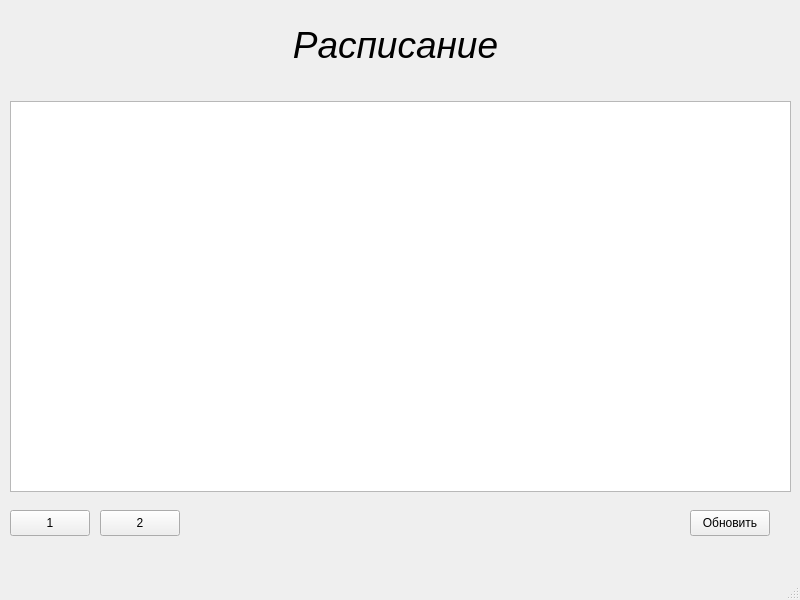
<?xml version="1.0" encoding="UTF-8"?>
<ui version="4.0">
 <class>MainWindow</class>
 <widget class="QMainWindow" name="MainWindow">
  <property name="geometry">
   <rect>
    <x>0</x>
    <y>0</y>
    <width>800</width>
    <height>600</height>
   </rect>
  </property>
  <property name="windowTitle">
   <string>MainWindow</string>
  </property>
  <widget class="QWidget" name="centralwidget">
   <widget class="QTableView" name="tableView">
    <property name="geometry">
     <rect>
      <x>10</x>
      <y>101</y>
      <width>781</width>
      <height>391</height>
     </rect>
    </property>
   </widget>
   <widget class="QLabel" name="label">
    <property name="geometry">
     <rect>
      <x>250</x>
      <y>20</y>
      <width>291</width>
      <height>51</height>
     </rect>
    </property>
    <property name="text">
     <string>&lt;html&gt;&lt;head/&gt;&lt;body&gt;&lt;p align=&quot;center&quot;&gt;&lt;span style=&quot; font-size:28pt; font-style:italic;&quot;&gt;Расписание&lt;/span&gt;&lt;/p&gt;&lt;/body&gt;&lt;/html&gt;</string>
    </property>
   </widget>
   <widget class="QPushButton" name="pushButton">
    <property name="geometry">
     <rect>
      <x>10</x>
      <y>510</y>
      <width>80</width>
      <height>26</height>
     </rect>
    </property>
    <property name="text">
     <string>1</string>
    </property>
   </widget>
   <widget class="QPushButton" name="pushButton_2">
    <property name="geometry">
     <rect>
      <x>100</x>
      <y>510</y>
      <width>80</width>
      <height>26</height>
     </rect>
    </property>
    <property name="text">
     <string>2</string>
    </property>
   </widget>
   <widget class="QPushButton" name="pushButton_3">
    <property name="geometry">
     <rect>
      <x>690</x>
      <y>510</y>
      <width>80</width>
      <height>26</height>
     </rect>
    </property>
    <property name="text">
     <string>Обновить</string>
    </property>
   </widget>
  </widget>
  <widget class="QMenuBar" name="menubar">
   <property name="geometry">
    <rect>
     <x>0</x>
     <y>0</y>
     <width>800</width>
     <height>23</height>
    </rect>
   </property>
  </widget>
  <widget class="QStatusBar" name="statusbar"/>
 </widget>
 <resources/>
 <connections/>
</ui>
